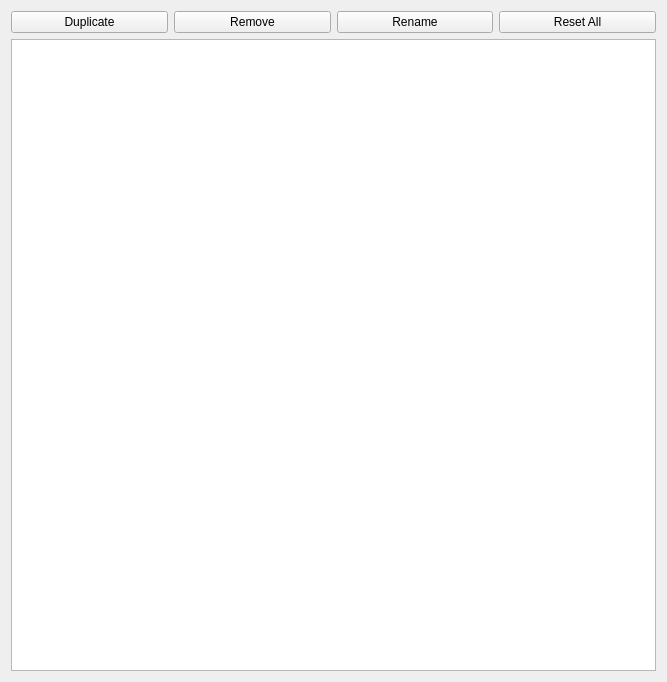
<?xml version="1.0" encoding="UTF-8"?>
<ui version="4.0">
 <author>
    SPDX-FileCopyrightText: none
    SPDX-License-Identifier: GPL-3.0-or-later
  </author>
 <class>KisEditProfilesDialog</class>
 <widget class="QWidget" name="KisEditProfilesDialog">
  <property name="geometry">
   <rect>
    <x>0</x>
    <y>0</y>
    <width>667</width>
    <height>682</height>
   </rect>
  </property>
  <layout class="QGridLayout" name="gridLayout">
   <item row="2" column="0" colspan="4">
    <widget class="QListView" name="profileList"/>
   </item>
   <item row="1" column="0">
    <widget class="QPushButton" name="duplicateButton">
     <property name="text">
      <string>Duplicate</string>
     </property>
     <property name="flat">
      <bool>false</bool>
     </property>
    </widget>
   </item>
   <item row="1" column="3">
    <widget class="QPushButton" name="resetButton">
     <property name="text">
      <string>Reset All</string>
     </property>
     <property name="flat">
      <bool>false</bool>
     </property>
    </widget>
   </item>
   <item row="1" column="1">
    <widget class="QPushButton" name="removeButton">
     <property name="text">
      <string>Remove</string>
     </property>
    </widget>
   </item>
   <item row="1" column="2">
    <widget class="QPushButton" name="renameButton">
     <property name="text">
      <string>Rename</string>
     </property>
     <property name="flat">
      <bool>false</bool>
     </property>
    </widget>
   </item>
  </layout>
 </widget>
 <resources/>
 <connections/>
</ui>
